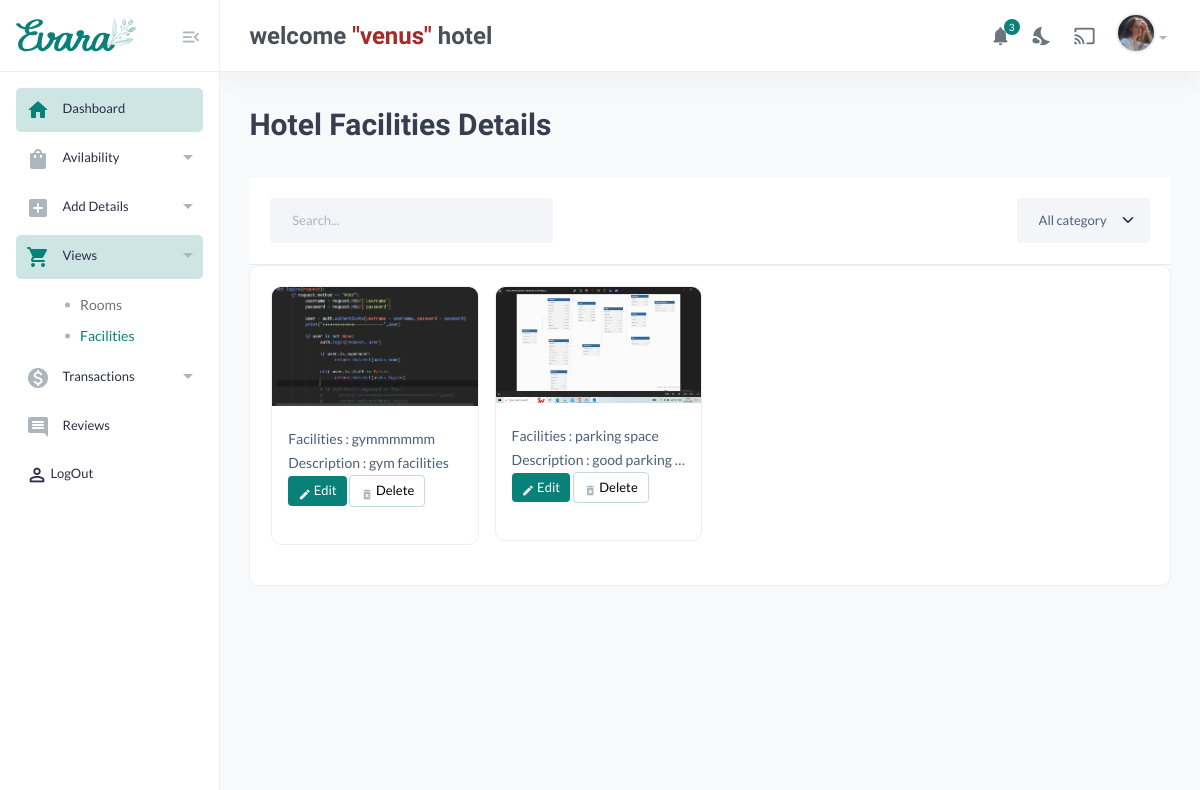
Before: /Hotel/View/Facilities/ (signed in) with the older database file.
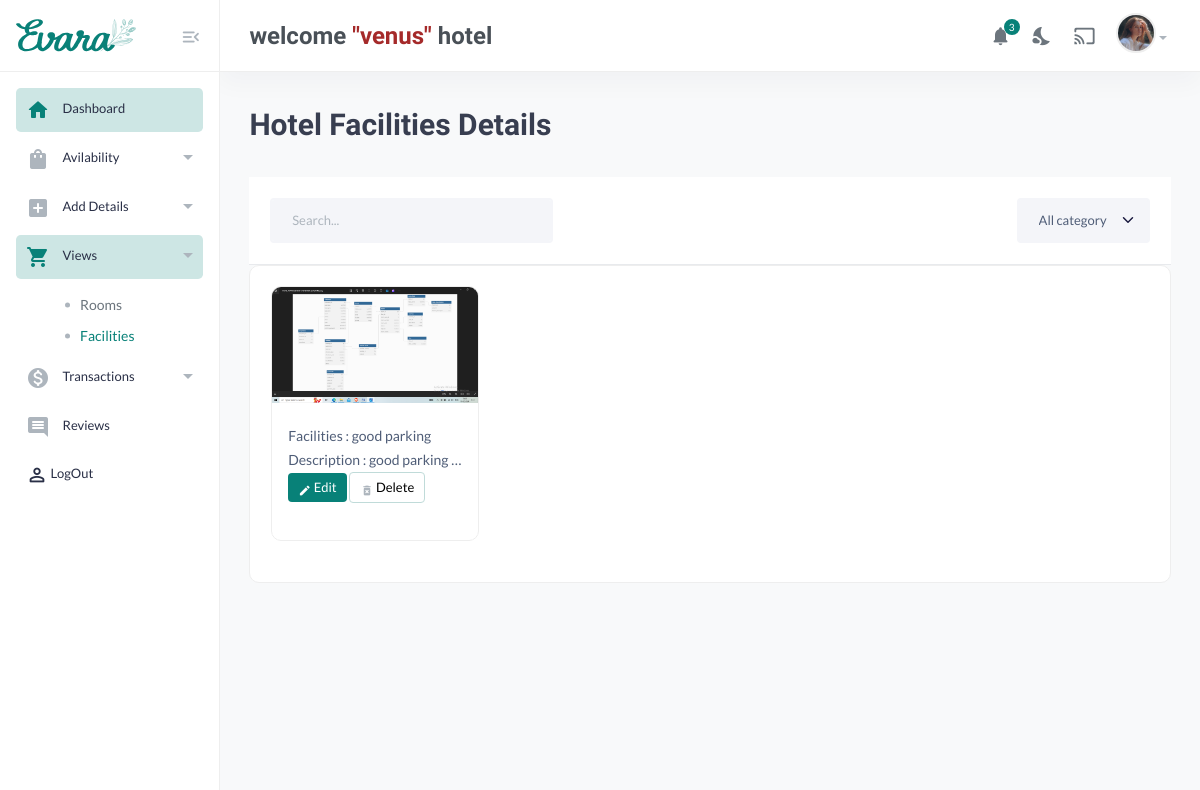
After: the same page with the newer database file.
### home/models.py (models this page shows, shortened)
class Facilities(models.Model):
    hotel = models.ForeignKey(Hotel, on_delete = models.CASCADE)
    facility = models.CharField(max_length = 20)
    description = models.TextField(max_length = 20, blank = True )
    photo = models.ImageField(upload_to = 'media', blank = True, null = True)
    is_deleted = models.BooleanField(default = False)

### hotels/views.py (the view)
# urls.py: path('Hotel/View/Facilities/', views.hotel_view_facilities, name = 'hotel_view_facilities'),
def hotel_view_facilities(request):
      if 'hotel_id' in request.session:
            hotel_id = request.session['hotel_id']
            hotel = Hotel.objects.get(id = hotel_id)
            print("================================",hotel.hotel_name)
            facilities = Facilities.objects.filter(is_deleted = False, hotel = hotel)
      return render(request, "hotels/hotel-view-facilities.html",{'facilities' : facilities, 'hotel': hotel})

### templates/hotels/hotel-view-facilities.html (shortened to what this page needs)
{% include 'hotels/hotel-base.html' %}
{% include 'hotels/hotel-navigation.html' %}
{% block content%}
<section class="content-main">
      <div class="content-header">
          <div>
              <h2 class="content-title card-title">Hotel Facilities Details</h2>
          </div>
          <br>
      </div>
      <header class="card-header">
        <div class="row gx-3">
            <div class="col-lg-4 col-md-6 me-auto">
                <input type="text" placeholder="Search..." class="form-control">
            </div>
            <div class="col-lg-2 col-6 col-md-3">
                <select class="form-select">
                    <option>All category</option>
                </select>
            </div>
        </div>
    </header>
      <div class="card mb-4">
          <div class="card-body ">
              <div class="row  gx-3 row-cols-1 row-cols-sm-2 row-cols-md-3 row-cols-xl-4 row-cols-xxl-5">
                  {% for i in facilities %}
                  <div class="col">
                      <div class="card card-product-grid ">
                          <a href="#" class="img-wrap"> <img src="{{i.photo.url}}" alt="room_photos"> </a>
                          <div class="info-wrap">
                              <p class="title text-truncate">Facilities : {{i.facility}}</p>
                              <p class="title text-truncate">Description : {{i.description}}</p>
                              <a href="{% url 'hotel_update_facilities' i.id %}" class="btn btn-sm font-sm rounded btn-brand">
                                  <i class="material-icons md-edit"></i> Edit
                              </a>
                              <a href="{% url 'hotel_delete_facilities' i.id %}" class="btn btn-sm font-sm btn-light  rounded" >
                                  <i class="material-icons md-delete_forever"></i> Delete
                              </a>
                          </div><br>
                      </div>
                  </div>
                  {% endfor %}
              </div>
          </div>
      </div>
  </section>
{% endblock content%}

Changed rows visible on the page:
no longer on this page (row edited): Facilities: photo (picture), facility "gymmmmmm", description "gym facilities"
changed Facilities "good parking…": facility "parking space" → "good parking"
